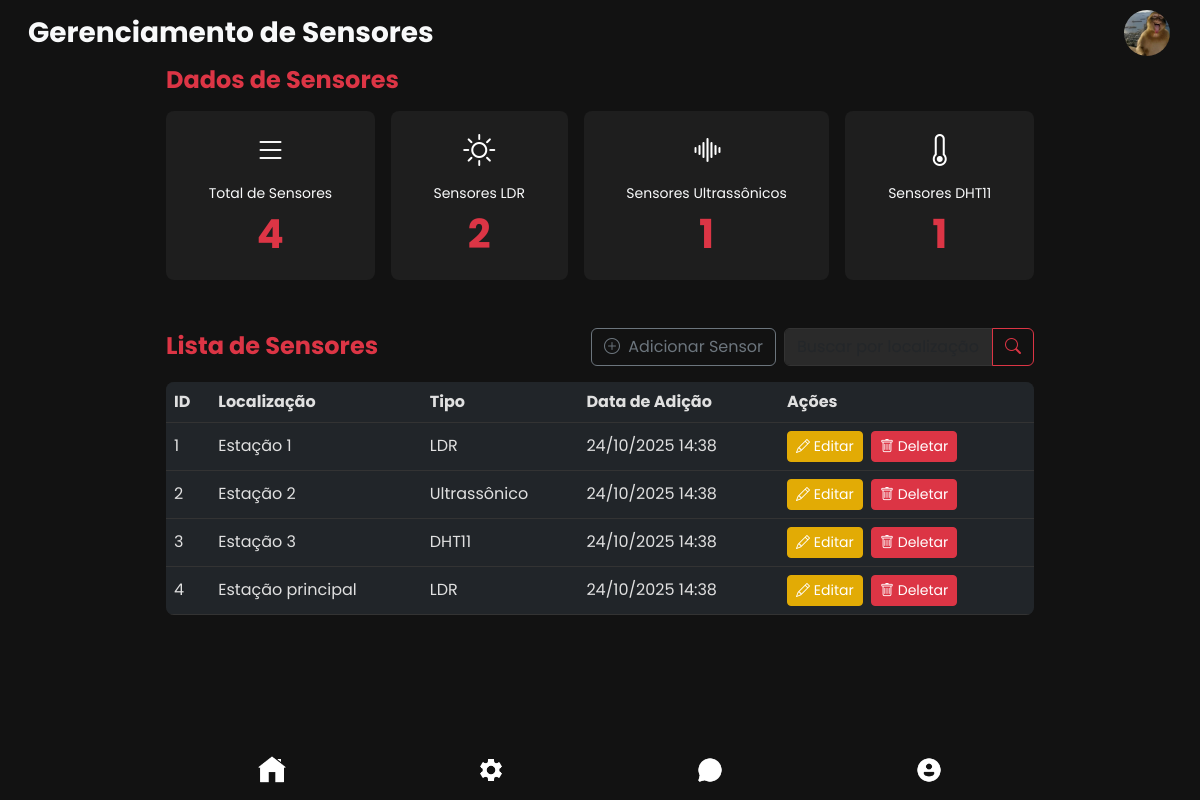
The page /public/adm/sensores.php (signed in) on the database its author committed.
### tables this page shows
CREATE TABLE sensores (
    id INT AUTO_INCREMENT PRIMARY KEY,
    localizacao ENUM('Estação 1', 'Estação 2', 'Estação 3', 'Estação principal') NOT NULL,
    tipo ENUM('LDR', 'Ultrassônico', 'DHT11') NOT NULL,  
    status ENUM('ativado', 'desativado') NOT NULL,
    data_hora_adicao DATETIME DEFAULT CURRENT_TIMESTAMP NOT NULL
);

### public/adm/sensores.php (the view, shortened to what this page needs)
<?php
require "../../config/bd.php";
$stmt_total = $conn->prepare("SELECT COUNT(*) as total FROM sensores");
$stmt_total->execute();
$total_sensores = $stmt_total->get_result()->fetch_assoc()['total'];
$stmt_ldr = $conn->prepare("SELECT COUNT(*) as total FROM sensores WHERE tipo = 'LDR'");
$stmt_ldr->execute();
$sensores_ldr = $stmt_ldr->get_result()->fetch_assoc()['total'];
$stmt_ultrassonico = $conn->prepare("SELECT COUNT(*) as total FROM sensores WHERE tipo = 'Ultrassônico'");
$stmt_ultrassonico->execute();
$sensores_ultrassonico = $stmt_ultrassonico->get_result()->fetch_assoc()['total'];
$stmt_dht11 = $conn->prepare("SELECT COUNT(*) as total FROM sensores WHERE tipo = 'DHT11'");
$stmt_dht11->execute();
$sensores_dht11 = $stmt_dht11->get_result()->fetch_assoc()['total'];
$busca = $_GET['busca'] ?? '';
$where_clause = !empty($busca) ? "WHERE (localizacao LIKE ? OR tipo LIKE ?)" : "";
$stmt_sensores = $conn->prepare("SELECT id, localizacao, tipo, data_hora_adicao
                                     FROM sensores $where_clause
                                     ORDER BY id ASC
                                     LIMIT 20");
$stmt_sensores->execute();
$sensores = $stmt_sensores->get_result()->fetch_all(MYSQLI_ASSOC);
?>
<!DOCTYPE html>
<html lang="pt-BR">
<head>
    <link href="https://cdn.jsdelivr.net/npm/bootstrap@5.3.0/dist/css/bootstrap.min.css" rel="stylesheet" />
    <link rel="stylesheet" href="https://cdn.jsdelivr.net/npm/bootstrap-icons@1.11.0/font/bootstrap-icons.css">
</head>
<body>
    <header class="bg-transparent">
        <nav class="navbar navbar-expand-lg navbar-dark bg-transparent px-3 py-2">
            <div class="container-fluid">
                <div class="d-flex justify-content-between align-items-center w-100">
                    <div class="text-oi">
                        <h1 class="text-light fw-bold mb-0 fs-3">Gerenciamento de Sensores</h1>
                    </div>
                    <div class="pfp">
                        <img src="<?php echo htmlspecialchars($_SESSION['foto'] ?? '../../assets/img/perfil.png'); ?>" alt="Foto de perfil" class="pfp-img" />
                    </div>
                </div>
            </div>
        </nav>
    </header>
    <main class="container px-3" style="max-width: 900px; margin-bottom: 2rem;">
        <div class="stats mb-5">
            <div class="stats-titulo mb-3">
                <h3 class="text-danger fw-bold fs-4">Dados de Sensores</h3>
            </div>
            <div class="stats-grid d-flex flex-wrap justify-content-between gap-3">
                <div class="card card-hover d-flex flex-column align-items-center text-center rounded-3 flex-fill p-3">
                    <div class="stat-icon mb-2">
                        <i class="bi bi-list"></i>
                    </div>
                    <div class="stat-text w-100">
                        <div class="stat-label text-light small">Total de Sensores</div>
                        <div class="stat-number"><?php echo number_format($total_sensores); ?></div>
                    </div>
                </div>
                <div class="card card-hover d-flex flex-column align-items-center text-center rounded-3 flex-fill p-3">
                    <div class="stat-icon mb-2">
                        <i class="bi bi-brightness-high"></i>
                    </div>
                    <div class="stat-text w-100">
                        <div class="stat-label text-light small">Sensores LDR</div>
                        <div class="stat-number"><?php echo number_format($sensores_ldr); ?></div>
                    </div>
                </div>
                <div class="card card-hover d-flex flex-column align-items-center text-center rounded-3 flex-fill p-3">
                    <div class="stat-icon mb-2">
                        <i class="bi bi-soundwave"></i>
                    </div>
                    <div class="stat-text w-100">
                        <div class="stat-label text-light small">Sensores Ultrassônicos</div>
                        <div class="stat-number"><?php echo number_format($sensores_ultrassonico); ?></div>
                    </div>
                </div>
                <div class="card card-hover d-flex flex-column align-items-center text-center rounded-3 flex-fill p-3">
                    <div class="stat-icon mb-2">
                        <i class="bi bi-thermometer"></i>
                    </div>
                    <div class="stat-text w-100">
                        <div class="stat-label text-light small">Sensores DHT11</div>
                        <div class="stat-number"><?php echo number_format($sensores_dht11); ?></div>
                    </div>
                </div>
            </div>
        </div>
        <div class="atividades mb-5">
            <div class="d-flex justify-content-between align-items-center mb-3">
                <h3 class="text-danger fw-bold fs-4 mb-0">Lista de Sensores</h3>
                <div class="d-flex gap-2">
                    <button class="btn btn-outline-secondary" data-bs-toggle="modal" data-bs-target="#editarModal">
                        <i class="bi bi-plus-circle me-1"></i> Adicionar Sensor
                    </button>
                    <div class="input-group" style="max-width: 250px;">
                        <input type="text" class="form-control" id="buscaInput" placeholder="Buscar por localização ou tipo..." value="<?php echo htmlspecialchars($busca); ?>">
                        <button class="btn btn-outline-danger" type="button" onclick="filtrarSensores()"><i class="bi bi-search"></i></button>
                    </div>
                </div>
            </div>
            <div class="table-responsive">
                <table class="table table-dark table-hover rounded-3 overflow-hidden" id="sensoresTable">
                    <thead>
                        <tr>
                            <th scope="col">ID</th>
                            <th scope="col">Localização</th>
                            <th scope="col">Tipo</th>
                            <th scope="col">Data de Adição</th>
                            <th scope="col">Ações</th>
                        </tr>
                    </thead>
                    <tbody>
                        <?php if (!empty($sensores)): ?>
                            <?php foreach ($sensores as $sensor): ?>
                                <tr data-localizacao="<?php echo strtolower($sensor['localizacao']); ?>" data-tipo="<?php echo strtolower($sensor['tipo']); ?>">
                                    <td><?php echo $sensor['id']; ?></td>
                                    <td><?php echo htmlspecialchars($sensor['localizacao']); ?></td>
                                    <td><?php echo htmlspecialchars($sensor['tipo']); ?></td>
                                    <td><?php echo date('d/m/Y H:i', strtotime($sensor['data_hora_adicao'])); ?></td>
                                    <td>
                                        <button class="btn btn-sm btn-warning me-1" onclick="editarSensor(<?php echo $sensor['id']; ?>, '<?php echo htmlspecialchars(addslashes($sensor['localizacao'])); ?>', '<?php echo htmlspecialchars(addslashes($sensor['tipo'])); ?>')">
                                            <i class="bi bi-pencil"></i> Editar
                                        </button>
                                        <form method="POST" action="model/sensor.php?id=<?php echo $sensor['id']; ?>" style="display: inline;" onsubmit="return confirm('Deletar este sensor? Ação irreversível!');">
                                            <button type="submit" name="deletar" class="btn btn-sm btn-danger"><i class="bi bi-trash"></i> Deletar</button>
                                        </form>
                                    </td>
                                </tr>
                            <?php endforeach; ?>
                        <?php else: ?>
                            <tr>
                                <td colspan="5" class="text-center text-light">Nenhum sensor encontrado.</td>
                            </tr>
                        <?php endif; ?>
                    </tbody>
                </table>
            </div>
        </div>
    </main>
    <footer class="rodape position-fixed bottom-0 w-100 py-2 px-3" role="contentinfo" aria-label="Menu de navegação inferior">
        <div class="container d-flex justify-content-around align-items-center" style="max-width: 900px;">
            <a href="home.php" class="footer-icon text-center text-decoration-none p-2" aria-label="Início">
                <img src="../../assets/img/casa.png" alt="Início" />
            </a>
            <a href="gerenciamento.php" class="footer-icon text-center text-decoration-none p-2" aria-label="Gerenciamento">
                <img src="../../assets/img/gerenciamento.png" alt="Gerenciamento" />
            </a>
            <a href="chat.php" class="footer-icon text-center text-decoration-none p-2" aria-label="Chat">
                <img src="../../assets/img/chat.png" alt="Chat" />
            </a>
            <a href="perfil.php" class="footer-icon text-center text-decoration-none p-2" aria-label="Perfil">
                <img src="../../assets/img/perfil.png" alt="Perfil" />
            </a>
        </div>
    </footer>
</body>
</html>

### public/adm/sensores.php (style rules this page uses)
body { font-family: 'Poppins', sans-serif; background-color: #121212; color: #e0e0e0; min-height: 100vh; padding-bottom: 70px; }
.card-hover { background-color: #1e1e1e !important; transition: background-color 0.3s ease; border: none; }
.pfp-img { width: 50px; height: 50px; object-fit: cover; border-radius: 50%; border: 2px solid transparent; transition: border-color 0.3s ease; }
.footer-icon img { width: 28px; height: 28px; filter: brightness(0) invert(1); transition: filter 0.3s ease; }
.rodape { background-color: #121212; border: none; box-shadow: none; z-index: 1000; }
.stat-number { font-size: 2.5rem; font-weight: bold; color: #dc3545; }
.stat-icon i { font-size: 2rem; color: #fff; }
.table-dark { background-color: #1e1e1e; }
.table-dark th, .table-dark td { border-color: #333; color: #e0e0e0; vertical-align: middle; }
.table-dark .btn { white-space: nowrap; }
.form-control, .form-select { background-color: #2a2a2a; border-color: #333; color: #e0e0e0; }
.btn-warning { background-color: #e2ab05ff; border-color: #e2ab05ff; color: #fff; }
.btn-danger { background-color: #dc3545; border-color: #dc3545; }

### rows shown on the page
sensores: id "1", localizacao "Estação 1", tipo "LDR", data_hora_adicao "24/10/2025 14:38"
sensores: id "2", localizacao "Estação 2", tipo "Ultrassônico", data_hora_adicao "24/10/2025 14:38"
sensores: id "3", localizacao "Estação 3", tipo "DHT11", data_hora_adicao "24/10/2025 14:38"
sensores: id "4", localizacao "Estação principal", tipo "LDR", data_hora_adicao "24/10/2025 14:38"

### other values the page prints
$total_sensores "4"
$sensores_ldr "2"
$sensores_ultrassonico "1"
$sensores_dht11 "1"
